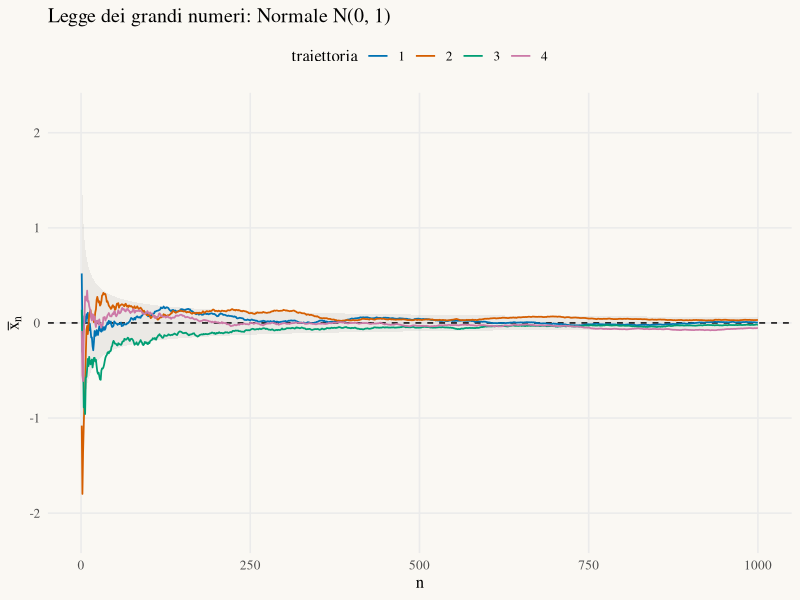

Here is the R script that generated this plot:
# ───────────────────────────────────────────────────────────────
# StatAtlas · Lab 04 — Legge dei grandi numeri
# Popolazione: Normale N(0, 1) · seed = 2026
# Stesso generatore e stesso ordine di estrazione di StatAtlas:
# con R ≥ 4.1 si ottengono gli stessi numeri.
# ───────────────────────────────────────────────────────────────
library(tidyverse)

theme_statatlas <- function(base_size = 12) {
  theme_minimal(base_size = base_size, base_family = "serif") +
    theme(panel.grid.minor = element_blank(), legend.position = "top",
          plot.background = element_rect(fill = "#FAF8F3", colour = NA))
}

set.seed(2026)
mu    <- 0   # valore atteso della popolazione
sigma <- sqrt(1)
K <- 4      # traiettorie
N <- 1000   # osservazioni per traiettoria

# Matrice K × N riempita per colonne: al passo k ogni traiettoria riceve
# una nuova osservazione, nello stesso ordine usato da StatAtlas.
x <- matrix(rnorm(K * N), nrow = K)

traiettorie <- tibble(
  traiettoria = factor(rep(seq_len(K), times = N)),
  n           = rep(seq_len(N), each = K),
  x           = as.vector(x)
) |>
  group_by(traiettoria) |>
  mutate(media = cummean(x)) |>
  ungroup()

# Valore finale di ciascuna traiettoria
traiettorie |> filter(n == N) |> dplyr::select(traiettoria, media)

banda <- tibble(n = seq_len(N), basso = mu - 1.96 * sigma / sqrt(n), alto = mu + 1.96 * sigma / sqrt(n))

ggplot(traiettorie, aes(n, media, colour = traiettoria)) +
  geom_ribbon(data = banda, aes(n, ymin = basso, ymax = alto), inherit.aes = FALSE, fill = "grey60", alpha = 0.15) +
  geom_hline(yintercept = mu, linetype = "dashed") +
  geom_line(linewidth = 0.6) +
  coord_cartesian(ylim = mu + c(-2.2, 2.2) * sigma) +
  scale_colour_manual(values = c("#0072B2", "#D55E00", "#009E73", "#CC79A7")) +
  labs(title = "Legge dei grandi numeri: Normale N(0, 1)",
       x = "n", y = expression(bar(x)[n]), colour = "traiettoria") +
  theme_statatlas()
